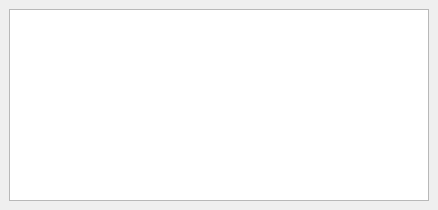
<?xml version="1.0" encoding="UTF-8"?>
<ui version="4.0">
 <class>MCPWidget</class>
 <widget class="QDockWidget" name="MCPWidget">
  <property name="windowTitle"><string>MCP</string></property>
  <widget class="QWidget" name="dockWidgetContents">
   <layout class="QVBoxLayout" name="verticalLayout">
    <item><widget class="QListWidget" name="entries">
     <property name="minimumSize"><size><width>420</width><height>180</height></size></property>
     <property name="wordWrap"><bool>true</bool></property>
     <property name="textElideMode"><enum>Qt::ElideNone</enum></property>
    </widget></item>
   </layout>
  </widget>
 </widget>
 <resources/>
 <connections/>
</ui>
